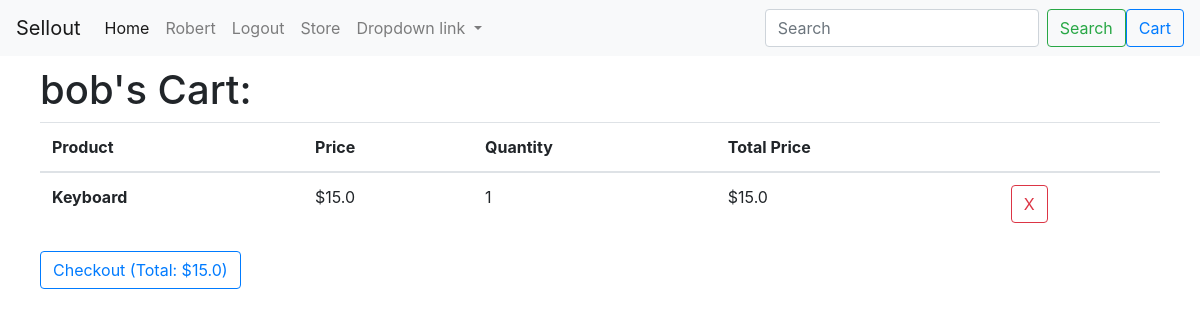
/cart (signed in), run on the app's committed database.
### app/models.py (models this page shows, shortened)
class User(UserMixin, db.Model):
    id = db.Column(db.Integer, primary_key=True)
    username = db.Column(db.String(64), index=True, unique=True)
    email = db.Column(db.String(120), index=True, unique=True)
    firstname = db.Column(db.String(64))
    lastname = db.Column(db.String(64))
    phone = db.Column(db.String(16))
    usertype = db.Column(db.String(16))
    address = db.Column(db.String(64))
    password_hash = db.Column(db.String(128))
    items = db.relationship('Item', backref='vendor', lazy='dynamic')
    cart = db.relationship('Cart', uselist=False, back_populates='customer')

class CartItem(db.Model):
    id = db.Column(db.Integer, primary_key=True)
    quantity = db.Column(db.Integer)
    itemid = db.Column(db.Integer, db.ForeignKey('item.id'))
    cartid = db.Column(db.Integer, db.ForeignKey('cart.id'))

class Item(db.Model):
    id = db.Column(db.Integer, primary_key=True)
    title = db.Column(db.String(64))
    description = db.Column(db.String(300))
    price = db.Column(db.Float)
    stock = db.Column(db.Integer)
    featured = db.Column(db.Boolean)
    vendorid = db.Column(db.Integer, db.ForeignKey('user.id'))
    cartitem = db.relationship('CartItem', backref='item', lazy='dynamic')

class Cart(db.Model):
    id = db.Column(db.Integer, primary_key=True)
    customerid = db.Column(db.Integer, db.ForeignKey('user.id'))
    customer = db.relationship('User', back_populates='cart')
    price = db.Column(db.Float)
    items = db.relationship('CartItem', backref='cart', lazy='dynamic')

### app/routes.py (the view)
@app.route('/cart')
@app.route('/cart/<removed>')
def cart(removed=None):
    if current_user.is_anonymous:
        flash('You must register to buy items!', 'error')
        return redirect(url_for('register'))
    elif current_user.usertype == 'Vendor' or current_user.usertype == 'Admin':
        flash('You must be a customer to buy items!', 'error')
        return redirect(url_for('index'))
    else:
        cart = Cart.query.filter_by(customerid=current_user.id).first()
        if removed:
            flash('Item removed from cart.')
            cart.remove_item(Item.query.get(removed))
        cartitems = CartItem.query.filter_by(cartid=cart.id)
        return render_template('cart.html', cartitems=cartitems, ccart=cart)

### app/models.py (called while the page is built)
@login.user_loader
def load_user(id):
    return User.query.get(int(id))

### app/templates/cart.html
{% extends "base.html" %}
{% block app_content %}
<h1>{{ current_user.username }}'s Cart:</h1>
<table class="table">
<thead>
    <tr>
    <th scope="col">Product</th>
    <th scope="col">Price</th>
    <th scope="col">Quantity</th>
    <th scope="col">Total Price</th>
    <th scope="col"></th>
    </tr>
</thead>
<tbody>
{% for cartitem in cartitems %}
{% include "cards/_cart_item.html" %}
{% endfor %}
</tbody>
</table>
<a class="btn btn-outline-primary" href="#" role="button">Checkout (Total: ${{ ccart.price }})</a>
{% endblock %}

### app/templates/base.html (shortened to what this page needs)
<!DOCTYPE html>
<html lang="en">
    <head>
        <link href="{{ url_for("static", filename="css/bootstrap.min.css") }}" rel="stylesheet">
    </head>
    {% block navbar %}
    <nav class="navbar navbar-expand-lg navbar-light bg-light justify-content-between">
            <a class="navbar-brand" href="{{ url_for('index') }}">Sellout</a>
            <div class="collapse navbar-collapse" id="navbarNavDropdown">
              <ul class="navbar-nav">
                <li class="nav-item active">
                  <a class="nav-link" href="{{ url_for('index') }}">Home <span class="sr-only">(current)</span></a>
                </li>
                {% if current_user.is_anonymous %}
                <li class="nav-item">
                  <a class="nav-link" href="{{ url_for('login') }}">Login</a>
                </li>
                <li class="nav-item">
                  <a class="nav-link" href="{{ url_for('register') }}">Register</a>
                </li>
                {% else %}
                <li class="nav-item">
                  {% if current_user.usertype=='Customer' %}
                  <a class="nav-link" href="{{ url_for('customer', username=current_user.username) }}">{{ current_user.firstname }}</a>
                  {% elif current_user.usertype=='Vendor' %}
                  <a class="nav-link" href="{{ url_for('vendor', username=current_user.username) }}">{{ current_user.firstname }}</a>
                  {% elif current_user.usertype=='Admin' %}
                  <a class="nav-link" href="{{ url_for('admin', username=current_user.username) }}">{{ current_user.firstname }}</a>
                  {% endif %}
                </li>
                <li class="nav-item">
                  <a class="nav-link" href="{{ url_for('logout') }}">Logout</a>
                </li>
                {% endif %}
                <li class="nav-item">
                  <a class="nav-link" href="#">Store</a>
                </li>
                <li class="nav-item dropdown">
                  <a class="nav-link dropdown-toggle" href="#" id="navbarDropdownMenuLink" data-toggle="dropdown" aria-haspopup="true" aria-expanded="false">
                    Dropdown link
                  </a>
                </li>
              </ul>
            </div>
            <form class="form-inline">
                <input class="form-control mr-sm-2" type="search" placeholder="Search" aria-label="Search">
                <button class="btn btn-outline-success my-2 my-sm-0" type="submit">Search</button>
            </form>
            {% if not current_user.is_anonymous and current_user.usertype!='Vendor' and current_user.usertype!='Admin' %}
            <a class="btn btn-outline-primary" href="{{ url_for('cart') }}" role="button">Cart</a>
            {% endif %}
          </nav>
    {% endblock %}
    <body>
        {% block content %}
        <div class="container" style="padding: 10px">
            {% block app_content %}{% endblock %}
        </div>
        {% endblock %}
        <link rel="stylesheet" href="https://stackpath.bootstrapcdn.com/bootstrap/4.3.1/css/bootstrap.min.css">
    </body>
</html>

### app/templates/cards/_cart_item.html
<tr>
    <th scope="row">{{ cartitem.item.title }}</th>
    <td>${{ cartitem.item.price }}</td>
    <td>{{ cartitem.quantity }}</td>
    <td>${{ cartitem.quantity * cartitem.item.price }}</td>
    <td><a class="btn btn-outline-danger" href="{{ url_for('cart', removed=cartitem.item.id) }}" role="button">X</a></td>
</tr>

### data on the page
User: firstname "Robert", username "bob"
CartItem: item "Keyboard", item.price "15.0", quantity "1", cartitem.quantity*cartitem.item.price "15.0"
Cart: price "15.0"
